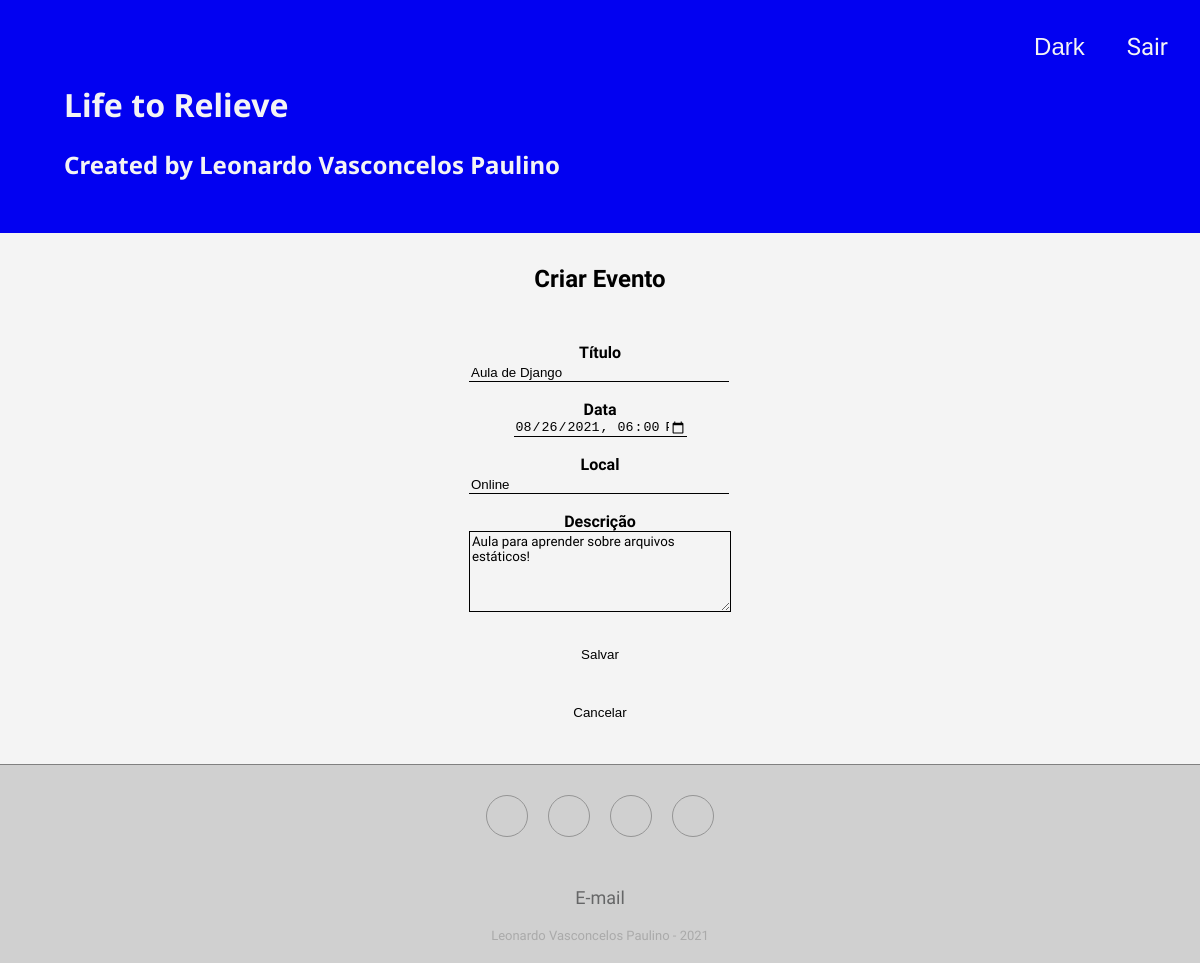
Screenshot of /agenda/evento/?id=11 (signed in) with the database file from the repository.
### core/models.py (models this page shows, shortened)
class Evento(models.Model):
    titulo = models.CharField(max_length=100)
    descricao = models.TextField(blank=True, null=True)
    data_evento = models.DateTimeField(verbose_name='Data do Evento')
    local_evento = models.CharField(max_length=150, blank=True, null=True)
    data_criacao = models.DateTimeField(auto_now=True)
    usuario = models.ForeignKey(User, on_delete=models.CASCADE)
    class Meta:
        db_table = 'evento'
    def get_data_input(self):
        return self.data_evento.strftime('%Y-%m-%dT%H:%M')

### core/views.py (the view)
# urls.py: path('agenda/evento/', views.evento),
@login_required(login_url='/login/')
def evento(request):
    id_evento = request.GET.get('id')
    dados = {}
    if id_evento:
        dados['evento'] = Evento.objects.get(id=id_evento)
    return render(request, 'evento.html', dados)

### templates/evento.html (shortened to what this page needs)
{% extends 'model-page.html' %}
{% block content %}
{% load static %}
<link href="{% static "css/evento.css" %}" rel="stylesheet">
<h2 class="title">Criar Evento</h2>
<form action="submit/" method="POST">
    <label><b>Título</b></label>
    <input type="text" name="titulo" value="{{ evento.titulo }}" id="titulo" autocomplete="off"/>
    <br>
    <label><b>Data</b></label>
    <input type="datetime-local" name="data_evento" value="{{ evento.get_data_input }}"/>
    <label><b>Local</b></label>
    <input type="text" name="local_evento" value="{{ evento.local_evento }}" autocomplete="off"/>
    <br>
    <label><b>Descrição</b></label>
    <textarea name="descricao" rows="5" cols="30">{{ evento.descricao }}</textarea>
    <br><br>
    <input type="submit" value="Salvar" id="btn1"/>
    <br>
    <a href="/" style="text-decoration: none;">
        <input type="button" value="Cancelar" id="btn2"/>
    </a>
</form>
{% endblock %}

### templates/css/header.css (style rules this page uses)
body { font-family: 'Urbanist', sans-serif; margin: 0; background-color: #f4f4f4; }

### templates/css/evento.css (style rules this page uses)
.title { display: table; margin: 0 auto; padding: 32px; }
form { display: table; margin: 0 auto; }
label { display: table; margin: 0 auto; padding-top: 18px; }
input { width: 256px; background-color: transparent; border: none; outline: none; border-bottom: 1px solid #000; }
input[type=datetime-local] { width: 172px; display: table; margin: 0 auto; }
textarea { width: 256px; background-color: transparent; border: none; outline: none; border: 1px solid #000; font-family: 'Urbanist', sans-serif; }
#btn1, #btn2 { padding: 12px; width: 96px; display: table; margin: 0 auto; border: none; text-decoration: none; }
#btn2 { margin-bottom: 32px; }

### rows the page displays
Evento: titulo "Aula de Django", data_evento "08/26/2021 18:00", local_evento "Online", descricao "Aula para aprender sobre arquivos estáticos!"
